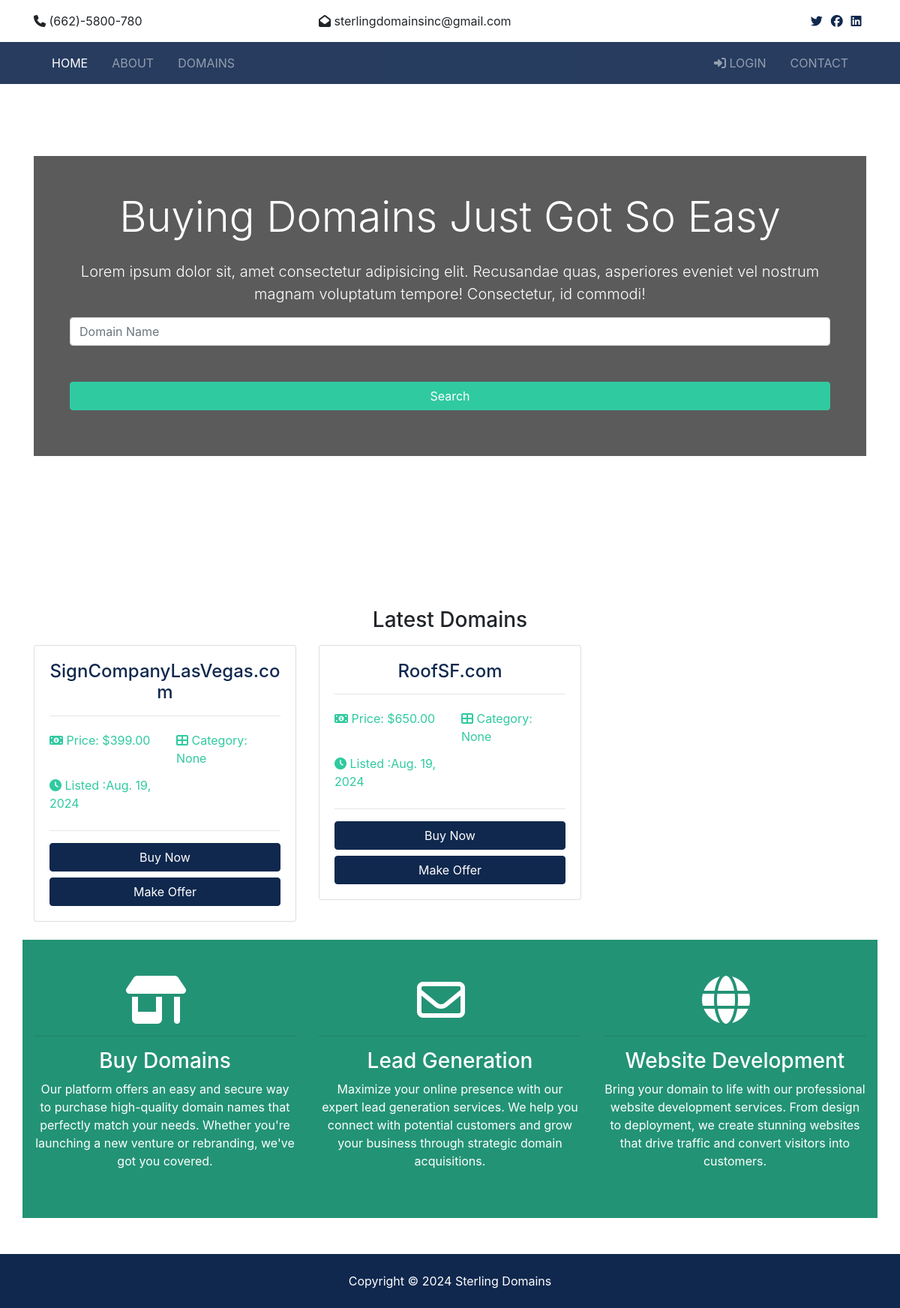
The page / on the database its author committed.
### domain/models.py (models this page shows, shortened)
class Domain(models.Model):
    title = models.CharField(max_length=200)
    slug = models.SlugField(null=True)
    is_sold = models.BooleanField(default=False)
    category = models.ForeignKey(
        Category, on_delete=models.PROTECT, blank=True, null=True)
    price = models.DecimalField(max_digits=6, decimal_places=2)
    url = models.URLField(max_length=200)
    description = models.TextField(blank=True, null=True)
    add_date = models.DateTimeField(auto_now_add=True)

### domain/views.py (the view)
# urls.py: path('', views.index, name='index'),
def index(request):
    domains = Domain.objects.order_by('-add_date').filter(is_sold=False)[:9]
    context = {'domains': domains}
    return render(request, 'pages/index.html', context)

### templates/pages/index.html (shortened to what this page needs)
{% extends 'base.html' %}
{% load humanize %}
{% block content %}
<section id="showcase">
  <div class="container text-center">
    <div class="home-search p-5">
      <div class="overlay p-5">
        <h1 class="display-4 mb-4">
          Buying Domains Just Got So Easy
        </h1>
        <p class="lead">Lorem ipsum dolor sit, amet consectetur adipisicing elit. Recusandae quas, asperiores eveniet vel nostrum magnam
          voluptatum tempore! Consectetur, id commodi!</p>
        <div class="search">
          <form action="{% url 'search' %}">
            <div class="form-row">
              <div class="col-md-12 mb-4">
                <input type="text" name="keywords" class="form-control" placeholder="Domain Name">
              </div>
              </div>
            </div>
            <button class="btn btn-secondary btn-block mt-4" type="submit">Search</button>
        </div>
      </div>
    </div>
</section>
<section id="listings" class="py-5">
  <div class="container">
    <h3 class="text-center mb-3">Latest Domains</h3>
    <div class="row">
      {% for domain in domains %}
      {% if domain %}
      <div class="col-md-6 col-lg-4 mb-4" >
        <div class="card listing-preview" >
          <div class="card-img-overlay">
          </div>
          <a href="{% url 'domain' domain.id %}">
          <div class="card-body">
            <div class="listing-heading text-center">
              <h4 class="text-primary">{{domain.title}}</h4>
            </a>
            </div>
            <hr>
            <div class="row py-1 text-secondary">
              <div class="col-6">
                <i class="fas fa-money-bill-alt"></i> Price: ${{domain.price | intcomma}}
              </div>
              <div class="col-6">
                <i class="fas fa-th-large"></i> Category: {{domain.category}}</div>
            </div>
            <div class="row py-2 text-secondary">
              <div class="col-6">
                <i class="fas fa-clock"></i> Listed :{{domain.add_date | naturalday}}</div>
            </div>
            <hr>
            <a href="" class="btn btn-primary btn-block">Buy Now</a>
            <a href="{% url 'domain' domain.id %}" class="btn btn-primary btn-block">Make Offer</a>
          </div>
        </div>
      </div>
      {% endif %}
      {% endfor %}
<section id="services" class="py-5 bg-secondary text-white">
  <div class="container">
    <div class="row text-center">
      <div class="col-md-4">
        <i class="fa-solid fa-shop fa-4x mr-4"></i>
        <hr>
        <h3>Buy Domains</h3>
        <p>Our platform offers an easy and secure way to purchase high-quality domain names that perfectly match your needs. Whether you're launching a new venture or rebranding, we've got you covered.</p>
      </div>
      <div class="col-md-4">
        <i class=" fa-regular fa-envelope fa-4x mr-4"></i>
        <hr>
        <h3>Lead Generation</h3>
        <p>Maximize your online presence with our expert lead generation services. We help you connect with potential customers and grow your business through strategic domain acquisitions.</p>
      </div>
      <div class="col-md-4">
        <i class="fa-solid fa-globe fa-4x mr-4"></i>
        <hr>
        <h3>Website Development</h3>
        <p>Bring your domain to life with our professional website development services. From design to deployment, we create stunning websites that drive traffic and convert visitors into customers.</p>
        </div>
      </div>
    </div>
  </section>
{% endblock %}

### sterling/static/css/all.css (style rules this page uses)
.fa, .fas, .far, .fal, .fab { -moz-osx-font-smoothing: grayscale; -webkit-font-smoothing: antialiased; display: inline-block; font-style: normal; font-variant: normal; text-rendering: auto; line-height: 1; }
.fa-4x { font-size: 4em; }
.fa-clock:before { content: "\f017"; }
.fa-envelope:before { content: "\f0e0"; }
.fa-globe:before { content: "\f0ac"; }
.fa-money-bill-alt:before { content: "\f3d1"; }
.fa-th-large:before { content: "\f009"; }
.fa, .fas { font-family: 'Font Awesome 5 Free'; font-weight: 900; }

### sterling/static/css/style.css (style rules this page uses)
.btn-secondary { color: #fff !important; }
#showcase { background: url(../img/showcase.jpg) no-repeat top center fixed/cover; position: relative; min-height: 650px; color: #fff; padding-top: 6rem; }
#showcase .home-search { min-height: 400px; position: relative; border-radius: 5px; }
#showcase .overlay { content: ''; position: absolute; top: 0; left: 0; min-height: 400px; width: 100%; background: rgba(51, 51, 51, 0.8); }
#services { background: url(../img/building.jpg) no-repeat top center fixed/cover; min-height: 300px; position: relative; overflow: hidden; }
#services::before { content: ''; position: absolute; top: 0; left: 0; min-height: 100%; width: 100%; background: rgba(32, 134, 107, 0.8); }
.listing-preview a { position: relative; }

### rows shown on the page
Domain: title "SignCompanyLasVegas.com", price "399.00", category "None", add_date "Aug. 19, 2024"
Domain: title "RoofSF.com", price "650.00", category "None", add_date "Aug. 19, 2024"
